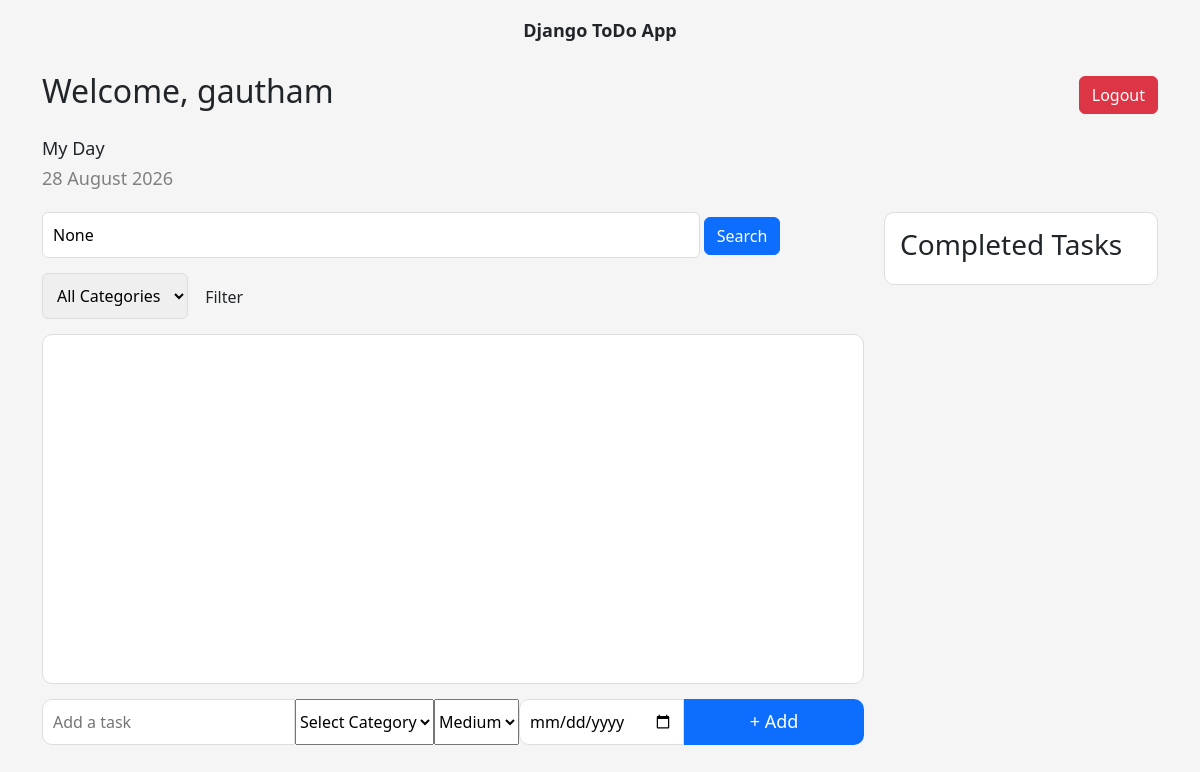
Before: / (signed in) with the older database file.
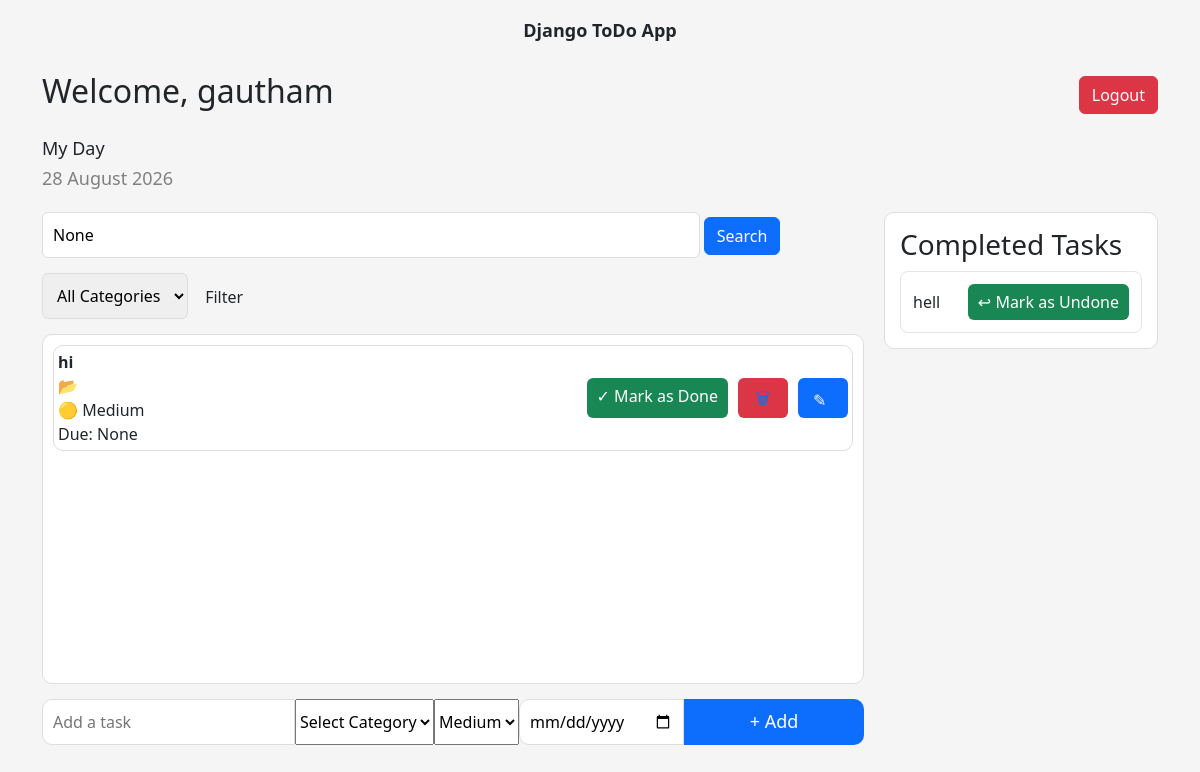
After: the same page with the newer database file.
### todo/models.py (models this page shows, shortened)
class Task(models.Model):
    PRIORITY_CHOICES = [
        ('High', 'High'),
        ('Medium', 'Medium'),
        ('Low', 'Low'),
    ]
    user = models.ForeignKey(
        User,
        on_delete=models.CASCADE,
        null=True
    )
    task = models.CharField(max_length=200)
    category = models.ForeignKey(
        Category,
        on_delete=models.SET_NULL,
        null=True,
        blank=True
    )
    priority = models.CharField(
        max_length=10,
        choices=PRIORITY_CHOICES,
        default='Medium'
    )
    due_date = models.DateField(
        null=True,
        blank=True
    )
    is_completed = models.BooleanField(default=False)
    created_at = models.DateTimeField(
        auto_now_add=True
    )
    updated_at = models.DateTimeField(
        auto_now=True
    )

### todo_main/views.py (the view)
# urls.py: 2. Add a URL to urlpatterns:  path('', views.home, name='home')
@login_required
def home(request):
    query = request.GET.get('q')
    category = request.GET.get('category')
    tasks = Task.objects.filter(
        user=request.user,
        is_completed=False
    ).order_by('-updated_at')
    completed_tasks = Task.objects.filter(
        user=request.user,
        is_completed=True
    )
    if query:
        tasks = tasks.filter(task__icontains=query)
        completed_tasks = completed_tasks.filter(
            task__icontains=query
        )
    if category:
        tasks = tasks.filter(category_id=category)
        completed_tasks = completed_tasks.filter(
            category_id=category
        )
    categories = Category.objects.all()
    context = {
        'tasks': tasks,
        'completed_tasks': completed_tasks,
        'categories': categories,
        'query': query,
    }
    return render(request, 'home.html', context)

### templates/home.html (shortened to what this page needs)
<!DOCTYPE html>
<html lang="en">
<head>
<link href="https://cdn.jsdelivr.net/npm/bootstrap@5.3.3/dist/css/bootstrap.min.css" rel="stylesheet">
</head>
<body>
<div class="container">
    <h1 class="title">Django ToDo App</h1>
<div style="display: flex; justify-content: space-between; align-items: center; margin-bottom: 20px;">
    <h2>Welcome, {{ request.user.username }}</h2>
<form action="{% url 'logout' %}" method="post">
    <button type="submit" class="btn btn-danger">
        Logout
    </button>
</form>
</div>
    <div class="myday">
        <h2>My Day</h2>
        <p>{% now "d F Y" %}</p>
    </div>
    <div class="main-content">
        <div class="left-panel">
<form method="GET" style="margin-bottom: 15px;">
    <input type="text" name="q" value="{{ query }}" placeholder="Search Task..." style="padding: 10px; width: 80%;border: 1px solid #ddd;border-radius: 6px;">
    <button type="submit" class="btn btn-primary">Search</button>
</form>
<form method="GET" style="margin-bottom: 15px;">
<select name="category" style="padding: 10px; border: 1px solid #ddd; border-radius: 6px;">
    <option value="">All Categories</option>
</select>
<button type="submit" class="btn btn-primay">Filter</button>
</form>
            <div class="task-list">
                {% for task in tasks %}
                <div class="task-card">
                    <span>
    <strong>{{ task.task }}</strong>
    <br>
       📂{{ task.category.name}}
    <br>
    {% if task.priority == 'High' %}
        🔴 High
    {% elif task.priority == 'Medium' %}
        🟡 Medium
    {% else %}
        🟢 Low
    {% endif %}
    <br>
    Due: {{ task.due_date }}
</span>
    <div class="task-actions">
       <a class="done" href="{% url 'mark_as_done' task.id %}">✓ Mark as Done</a>
        <a class="delete" href="{% url 'delete_task' task.id %}" a>🗑</a>
        <a class="edit" href="{% url 'edit_task' task.id %}">✎</a>
    </div>
</div>
{% endfor %}
            </div>
           <form method="POST" action="{% url 'addTask' %}" class="add-task">
          <input type="text" name="task" placeholder="Add a task" required>
<select name="category" required>
    <option value="">Select Category</option>
</select>
    <select name="priority">
        <option value="Medium" selected>Medium</option>
    </select>
    <input type="date" name="due_date" required>
    <button type="submit">+ Add</button>
</form>
        </div>
        <div class="right-panel">
            <div class="completed-box">
                <h3>Completed Tasks</h3>
                 {% for task in completed_tasks %}
<div class="completed-item">
    <span>{{ task.task }}</span>
    <a class="done"
       href="{% url 'mark_as_undone' task.id %}">
        ↩ Mark as Undone
    </a>
</div>
{% endfor %}
 </div>
        </div>
        </div>
    </div>
</body>
</html>

Changed rows visible on the page:
added Task: task "hi", priority "🟡 Medium", due_date "None", shown under "My Day"
added Task: task "hell", shown under "Completed Tasks"
